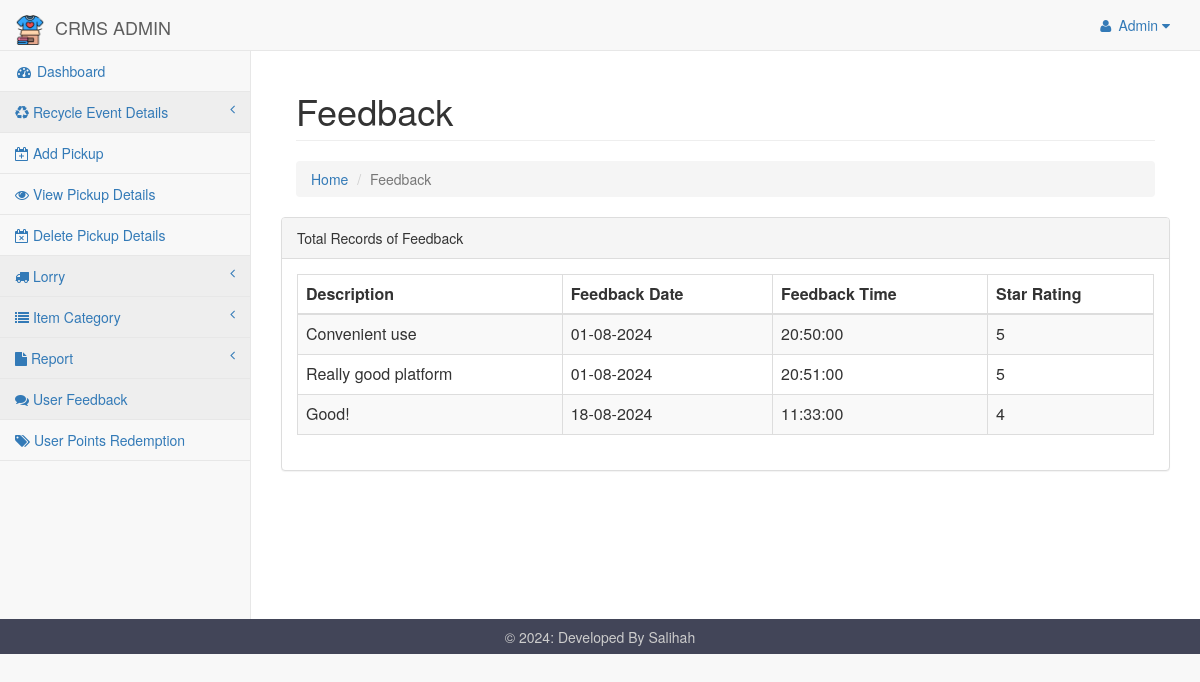
Page /pages/viewfeedback.php on the committed database.
### tables this page shows
CREATE TABLE `feedback` (
  `feedback_id` int(5) NOT NULL,
  `description` varchar(100) NOT NULL,
  `feedback_date` date NOT NULL,
  `feedback_time` time NOT NULL,
  `rating_score` int(11) NOT NULL,
  `user_id` int(5) NOT NULL
);

### pages/viewfeedback.php (the view, shortened to what this page needs)
<html>
<head>
<link href="../css/bootstrap.min.css" rel="stylesheet">
<link href="../vendor/metisMenu/metisMenu.min.css" rel="stylesheet">
 <link href="../css/dataTables/dataTables.bootstrap.css" rel="stylesheet">
<link href="../css/dataTables/dataTables.responsive.css" rel="stylesheet">
<link href="../dist/css/sb-admin-2.css" rel="stylesheet">
<link href="../vendor/font-awesome/css/font-awesome.min.css" rel="stylesheet" type="text/css">
<link rel="stylesheet" href="../icofont/icofont.min.css">
</head>
<body>
<div id="wrapper">
<?php include 'includes/nav.php'?>
<div id="page-wrapper">
<div class="container-fluid">
<div class="row">
<div class="col-lg-12 breadcrumb-container">
            <h1 class="page-header">Feedback</h1>
                    <ol class="breadcrumb">
                        <li><a href="index.php">Home</a></li>
                        <li class="active">Feedback</li>
                    </ol>
                </div>
  </div>
				<div class="row">
                        <div class=".col-lg-12">
                            <div class="panel panel-default">
                                <div class="panel-heading">
                                    Total Records of Feedback
                                </div>
								 <div class="panel-body">
                                    <div class="table-responsive">
									<table class="table table-striped table-bordered table-hover" id="dataTables-example">
									<thead>
                                        <tr>
										<th>Description</th>
										<th>Feedback Date</th>
										<th>Feedback Time</th>
										<th>Star Rating</th>
                                        </tr>
                                    </thead>
                                    <tbody>
                                        <?php
                                        include "dbconnect.php";
                                        $qry = "SELECT * FROM feedback ORDER BY feedback_date ASC";
                                        $result = mysqli_query($conn, $qry);
                                        while ($row = mysqli_fetch_array($result)) {
                                            $formatted_date = date('d-m-Y', strtotime($row['feedback_date']));
                                            echo "<tr class='gradeA'>
													<td>".$row['description']."</td>
													<td>".$formatted_date."</td>
													<td>".$row['feedback_time']."</td>
													<td>".$row['rating_score']."</td>
                                            </tr>";
                                        }
                                        ?>
                                    </tbody>
						</table>
				</div>
				</div>
		</div>
		</div>
		</div>
		</div>
		</div>
		</div>
</body>
<footer>
        <p>&copy; <?php echo date("Y"); ?>: Developed By Salihah</p>
    </footer>
</html>

### pages/viewfeedback.php (style rules this page uses)
footer { background-color: #424558; bottom: 0; left: 0; right: 0; height: 35px; text-align: center; color: #CCC; }
footer p { padding: 10.5px; margin: 0px; line-height: 100%; }

### rows in the picture
feedback: description "Convenient use", feedback_date "01-08-2024", feedback_time "20:50:00", rating_score "5"
feedback: description "Really good platform", feedback_date "01-08-2024", feedback_time "20:51:00", rating_score "5"
feedback: description "Good!", feedback_date "18-08-2024", feedback_time "11:33:00", rating_score "4"
